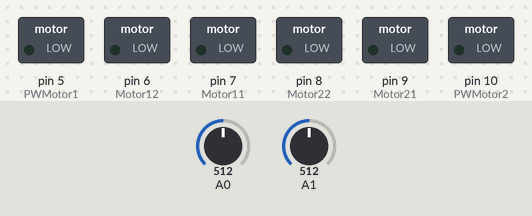
Recording of a sketch running on a simulated Arduino Uno, built with avr-gcc and run on an emulated ATmega328P. Parts: switched loads named in the sketch (green lamp = pin HIGH). The test bench sets the inputs (shaded band); at power-on: A0 = 512, A1 = 512.

Above: at 1.2 s.
1.3 s: A0 set to 38
2.8 s: A0 set to 33
At 3.2 s:
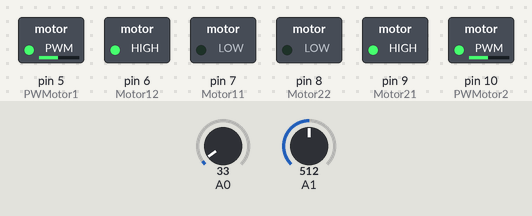
4.3 s: A1 set to 39
5.8 s: A1 set to 33
At 6.7 s:
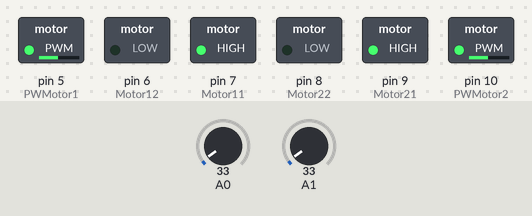
7.3 s: A0 set to 122
At 7.8 s:
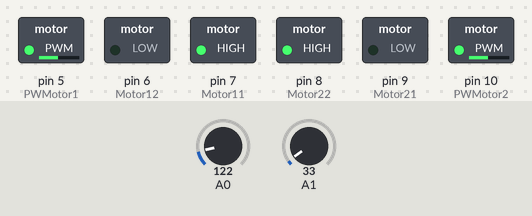
8.8 s: A0 set to 26
At 10.2 s:
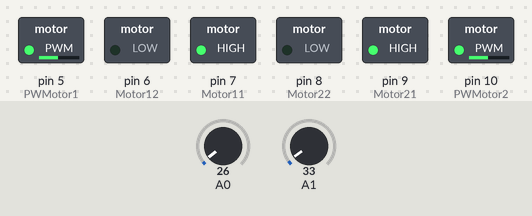
Timing chart, 0 to 11.3 s (numbered marks = the images above; inputs shaded):
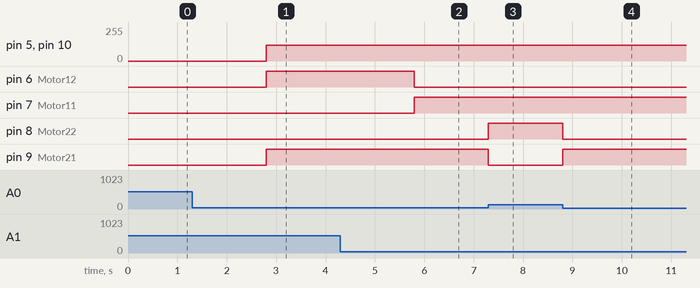

Measured:
- the behaviour switches between 36 and 35 on A0 (found by bisection; images 0 and 1)
- the behaviour switches between 36 and 35 on A1 (found by bisection; images 1 and 2)
- after the input at 1.3 s, every drawn part: stays the same
- after the input at 2.8 s, pin 5 (PWMotor1), pin 10 (PWMotor2): 0/255 → 120/255 at once; pin 6 (Motor12), pin 9 (Motor21): LOW → HIGH at once
- after the input at 4.3 s, every drawn part: stays the same
- after the input at 5.8 s, pin 6 (Motor12): HIGH → LOW at once; pin 7 (Motor11): LOW → HIGH at once
- after the input at 7.3 s, pin 8 (Motor22): LOW → HIGH at once; pin 9 (Motor21): HIGH → LOW at once
- after the input at 8.8 s, pin 8 (Motor22): HIGH → LOW at once; pin 9 (Motor21): LOW → HIGH at once

The sketch:

lineFollowerBOT.ino
```cpp
#define Motor11 7
#define Motor12 6
#define Motor21 9
#define Motor22 8
#define PWMotor1 5
#define PWMotor2 10

int valuePWM1 = 120;
int valuePWM2 = 150;

void setup() {
  pinMode(Motor11, OUTPUT);
  pinMode(Motor12, OUTPUT);
  pinMode(Motor21, OUTPUT);
  pinMode(Motor22, OUTPUT);
  pinMode(PWMotor1, OUTPUT);
  pinMode(PWMotor2, OUTPUT);

  pinMode(A0, INPUT);
  pinMode(A1, INPUT);
}

void loop() {
  int leftSensor = analogRead(A0);
  int rightSensor = analogRead(A1);

  if(rightSensor < 36 && leftSensor < 36) {
    digitalWrite(Motor11, HIGH);
    digitalWrite(Motor12, LOW);
    digitalWrite(Motor21, HIGH);
    digitalWrite(Motor22, LOW);
    analogWrite(PWMotor1, valuePWM1);
    analogWrite(PWMotor2, valuePWM1);
  }
    else if(rightSensor > 36 && leftSensor < 36) {
    digitalWrite(Motor11, LOW);
    digitalWrite(Motor12, HIGH);
    digitalWrite(Motor21, HIGH);
    digitalWrite(Motor22, LOW);
    analogWrite(PWMotor1, valuePWM1);
    analogWrite(PWMotor2, valuePWM1);
  }
     else if(rightSensor < 36 && leftSensor > 35) {
    digitalWrite(Motor11, HIGH);
    digitalWrite(Motor12, LOW);
    digitalWrite(Motor21, LOW);
    digitalWrite(Motor22, HIGH);
    analogWrite(PWMotor1, valuePWM1);
    analogWrite(PWMotor2, valuePWM1);
  }
       else if(rightSensor < 36 && leftSensor > 35) {
    digitalWrite(Motor11, LOW);
    digitalWrite(Motor12, LOW);
    digitalWrite(Motor21, LOW);
    digitalWrite(Motor22, LOW);
    delay(100000);
    Serial.println("Program Stopped.");
  }
}
```
